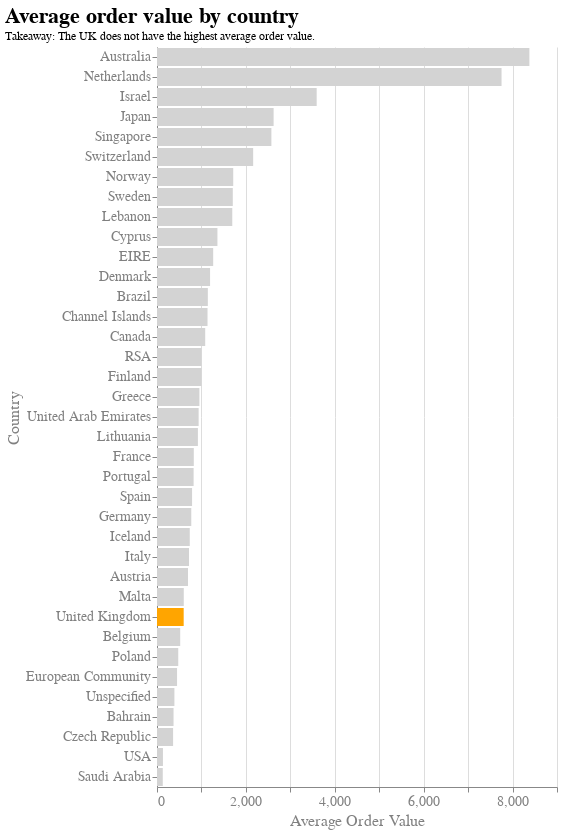

This figure's notebook cell:
### Markdown cell above
##### Chart Beschreibung
Eine weitere interessante Variable ist der durchschnittliche Bestellwert je Land, welcher in der folgenden Visualisierung dargestellt wird. Für eine einfache Vergleichbarkeit wird ein nach durchschnittlichem Warenkorbwert sortiertes Balkendiagramm genutzt. Clutter wird eliminitert durch das Auslassen der horizontalen Gridlinien. Fokus wird durch das farbliche Hervorheben des Landes, in dem der Online Shop ansässig ist, hergestellt. Das Design der restlichen Balken ist grau und damit schlicht gehalten. Um die Verhältnismäßigkeit zu zeigen wurde die Anzahl der Bestellungen aus dem jeweiligen Land bei Mouseover hinzugefügt.

### Code cell
# Gruppieren der Daten pro Bestellung
grouped = df.groupby('InvoiceNo').agg({'TotalPrice': 'sum'})

# Zusammenführen der Daten mit den Ländern
grouped = pd.merge(grouped, df[['InvoiceNo', 'Country']], on='InvoiceNo', how='left')

grouped = grouped.groupby('Country').agg({'TotalPrice': 'mean'})
grouped.rename(columns={'TotalPrice': 'Avg Order Value'}, inplace=True)
grouped = grouped.reset_index()

# Sortieren der Daten nach dem durchschnittlichen Bestellwert (absteigend)
df_avg_order_value = grouped.sort_values(by='Avg Order Value', ascending=False)

#print(df_avg_order_value)

df_orders_per_country = df.groupby('Country')['InvoiceNo'].nunique()
df_orders_per_country = df_orders_per_country.reset_index()
df_orders_per_country.rename(columns={'InvoiceNo': 'Number of Orders'}, inplace=True)
#df_orders_per_country = df_orders_per_country.sort_values(by='Number of Orders', ascending=False)

# Merge Number of Orders Werte mit df_avg_order_value
df_avg_order_value = pd.merge(df_avg_order_value, df_orders_per_country, on='Country', how='left')

# Visualisierung des durchschnittlichen Bestellwertes pro Land
alt.Chart(df_avg_order_value).mark_bar().encode(
    x=alt.X('Avg Order Value', title="Average Order Value"),
    y=alt.Y('Country', sort='-x', title="Country"),
    tooltip=['Number of Orders'],
    color=alt.condition(
        alt.datum.Country == 'United Kingdom',
        alt.value('orange'),
        alt.value('lightgray')
    )
).configure_view(
    strokeWidth=0
).configure_title(
    fontSize=22,
    font="Arial",
    color="black",
    anchor="start"
).configure_axis(
    labelFont="Arial",
    titleFont="Arial",
    labelFontSize=14,
    titleFontSize=16,
    titleFontWeight="normal",
    labelColor="grey",
    titleColor="grey"
).properties(
    title={"text":["Average order value by country"], "subtitle":["Takeaway: The UK does not have the highest average order value."]},
)

### Figure 1 — Vega-Lite specification as saved in the notebook (floating-point values rounded to 4 significant figures)
{"config": {"view": {"continuousWidth": 400, "continuousHeight": 300, "strokeWidth": 0}, "axis": {"labelColor": "grey", "labelFont": "Arial", "labelFontSize": 14, "titleColor": "grey", "titleFont": "Arial", "titleFontSize": 16, "titleFontWeight": "normal"}, "title": {"anchor": "start", "color": "black", "font": "Arial", "fontSize": 22}}, "data": {"name": "data-b0d8e8c01883b1ffdd821e6d5452a933"}, "mark": "bar", "encoding": {"color": {"condition": {"value": "orange", "test": "(datum.Country === 'United Kingdom')"}, "value": "lightgray"}, "tooltip": [{"field": "Number of Orders", "type": "quantitative"}], "x": {"field": "Avg Order Value", "title": "Average Order Value", "type": "quantitative"}, "y": {"field": "Country", "sort": "-x", "title": "Country", "type": "nominal"}}, "title": {"text": ["Average order value by country"], "subtitle": ["Takeaway: The UK does not have the highest average order value."]}, "$schema": "https://vega.github.io/schema/vega-lite/v4.17.0.json", "datasets": {"data-b0d8e8c01883b1ffdd821e6d5452a933": [{"Country": "Australia", "Avg Order Value": 8379.0, "Number of Orders": 67}, {"Country": "Netherlands", "Avg Order Value": 7753.0, "Number of Orders": 97}, {"Country": "Israel", "Avg Order Value": 3593.0, "Number of Orders": 6}, {"Country": "Japan", "Avg Order Value": 2624.0, "Number of Orders": 25}, {"Country": "Singapore", "Avg Order Value": 2574.0, "Number of Orders": 4}, {"Country": "Switzerland", "Avg Order Value": 2164.0, "Number of Orders": 65}, {"Country": "Norway", "Avg Order Value": 1715.0, "Number of Orders": 34}, {"Country": "Sweden", "Avg Order Value": 1705.0, "Number of Orders": 42}, {"Country": "Lebanon", "Avg Order Value": 1694.0, "Number of Orders": 1}, {"Country": "Cyprus", "Avg Order Value": 1360.0, "Number of Orders": 17}, {"Country": "EIRE", "Avg Order Value": 1264.0, "Number of Orders": 313}, {"Country": "Denmark", "Avg Order Value": 1194.0, "Number of Orders": 20}, {"Country": "Brazil", "Avg Order Value": 1144.0, "Number of Orders": 1}, {"Country": "Channel Islands", "Avg Order Value": 1137.0, "Number of Orders": 31}, {"Country": "Canada", "Avg Order Value": 1085.0, "Number of Orders": 5}, {"Country": "RSA", "Avg Order Value": 1002.0, "Number of Orders": 1}, {"Country": "Finland", "Avg Order Value": 1001.0, "Number of Orders": 44}, {"Country": "Greece", "Avg Order Value": 954.0, "Number of Orders": 5}, {"Country": "United Arab Emirates", "Avg Order Value": 936.9, "Number of Orders": 2}, {"Country": "Lithuania", "Avg Order Value": 920.2, "Number of Orders": 4}, {"Country": "France", "Avg Order Value": 827.7, "Number of Orders": 439}, {"Country": "Portugal", "Avg Order Value": 823.7, "Number of Orders": 55}, {"Country": "Spain", "Avg Order Value": 789.0, "Number of Orders": 100}, {"Country": "Germany", "Avg Order Value": 771.0, "Number of Orders": 578}, {"Country": "Iceland", "Avg Order Value": 737.3, "Number of Orders": 7}, {"Country": "Italy", "Avg Order Value": 719.4, "Number of Orders": 49}, {"Country": "Austria", "Avg Order Value": 698.0, "Number of Orders": 19}, {"Country": "Malta", "Avg Order Value": 602.4, "Number of Orders": 9}, {"Country": "United Kingdom", "Avg Order Value": 600.3, "Number of Orders": 19583}, {"Country": "Belgium", "Avg Order Value": 522.3, "Number of Orders": 117}, {"Country": "Poland", "Avg Order Value": 478.2, "Number of Orders": 24}, {"Country": "European Community", "Avg Order Value": 451.2, "Number of Orders": 4}, {"Country": "Unspecified", "Avg Order Value": 391.6, "Number of Orders": 8}, {"Country": "Bahrain", "Avg Order Value": 372.2, "Number of Orders": 2}, {"Country": "Czech Republic", "Avg Order Value": 362.4, "Number of Orders": 4}, {"Country": "USA", "Avg Order Value": 133.8, "Number of Orders": 7}, {"Country": "Saudi Arabia", "Avg Order Value": 129.9, "Number of Orders": 2}]}}
